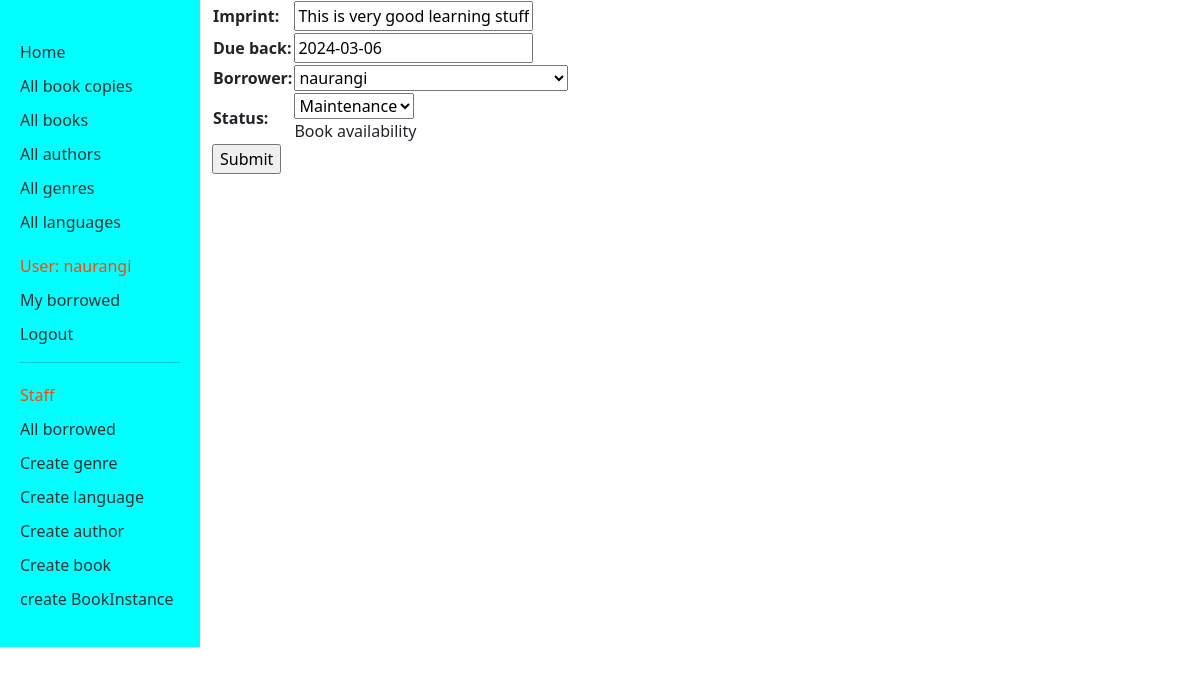
Page /catalog/bookinstance/d0f520da-5b27-47b8-87d4-840422eba436/update/ (signed in) on the committed database.
### catalog/models.py (models this page shows, shortened)
class BookInstance(models.Model):
    id = models.UUIDField(primary_key=True, default=uuid.uuid4,
                          help_text="Unique ID for this particular book across whole library")
    book = models.ForeignKey('Book', on_delete=models.RESTRICT, null=True)
    imprint = models.CharField(max_length=200)
    due_back = models.DateField(null=True, blank=True)
    borrower = models.ForeignKey(
        settings.AUTH_USER_MODEL, on_delete=models.SET_NULL, null=True, blank=True)
    LOAN_STATUS = (
        ('d', 'Maintenance'),
        ('o', 'On loan'),
        ('a', 'Available'),
        ('r', 'Reserved'),
    )
    status = models.CharField(
        max_length=1,
        choices=LOAN_STATUS,
        blank=True,
        default='d',
        help_text='Book availability')
    class Meta:
        ordering = ['due_back']
        permissions = (("can_mark_returned", "Set book as returned"),)

### catalog/views.py (the view)
class BookInstanceUpdate(PermissionRequiredMixin, UpdateView):
    model = BookInstance
    fields = ['imprint', 'due_back', 'borrower', 'status']
    permission_required = 'catalog.change_bookinstance'

### templates/catalog/bookinstance_form.html (shortened to what this page needs)
{% extends "base_generic.html" %}
{% block content %}
<form action="" method="post">
    <table>
    {{ form.as_table }}
    </table>
    <input type="submit" value="Submit">
</form>
{% endblock %}

### templates/base_generic.html (shortened to what this page needs)
<!DOCTYPE html>
<html lang="en">
<head>
  <link href="https://cdn.jsdelivr.net/npm/bootstrap@5.3.2/dist/css/bootstrap.min.css" rel="stylesheet">
  {% load static %}
  <link rel="stylesheet" href="{% static './css/styles.css' %}">
</head>
<body>
<div class="container-fluid">
	<div class="row">
	  <div class="col-sm-2 sidebar">
	  {% block sidebar %}
	  <ul class="sidebar-nav">
		<li><a href="{% url 'index' %}">Home</a></li>
		<li><a href="{% url 'bookinstances' %}">All book copies</a></li>
		<li><a href="{% url 'books' %}">All books</a></li>
		<li><a href="{% url 'authors' %}">All authors</a></li>
		<li><a href="{% url 'genres' %}">All genres</a></li>
		<li><a href="{% url 'languages' %}">All languages</a></li>
	  </ul>
	  <ul class="sidebar-nav">
	   {% if user.is_authenticated %}
		 <li>User: {{ user.get_username }}</li>
		 <li><a href="{% url 'my-borrowed' %}">My borrowed</a></li>
		 <li><a href="{% url 'logout'%}?next={{request.path}}">Logout</a></li>
	   {% else %}
		 <li><a href="{% url 'login'%}?next={{request.path}}">Login</a></li>
	   {% endif %}
	  </ul>
	   {% if user.is_staff %}
	   <hr>
	   <ul class="sidebar-nav">
	   <li>Staff</li>
	   <li><a href="{% url 'all-borrowed' %}">All borrowed</a></li>
	   {% if perms.catalog.add_genre %}
		 <li><a href="{% url 'genre-create' %}">Create genre</a></li>
	   {% endif %}
	   {% if perms.catalog.add_genre %}
		 <li><a href="{% url 'language-create' %}">Create language</a></li>
	   {% endif %}
	   {% if perms.catalog.add_author %}
		 <li><a href="{% url 'author-create' %}">Create author</a></li>
	   {% endif %}
	   {% if perms.catalog.add_book %}
		 <li><a href="{% url 'book-create' %}">Create book</a></li>
	   {% endif %}
	   {% if perms.catalog.add_bookinstance %}
		 <li><a href="{% url 'bookinstance-create' %}">create BookInstance</a></li>
	   {% endif %}
	   </ul>
	   {% endif %}
	{% endblock %}
	  </div>
	  <div class="col-sm-10 ">
	  {% block content %}{% endblock %}
	  </div>
	</div>
</div>
</body>
</html>

### static/css/styles.css (style rules this page uses)
.sidebar-nav { margin-top: 20px; padding: 0; list-style: none; color:orangered; text-decoration:none }
.sidebar { background-color: #00FFFF; padding: 20px; }
.sidebar ul { list-style-type: none; padding: 0; }
.sidebar ul li { margin-bottom: 10px; }
.sidebar a { text-decoration: none; color: #333; }

### rows in the picture
BookInstance: imprint "This is very good learning stuff", due_back "2024-03-06", borrower "naurangi", status "Maintenance"

### other values in the picture
{{ user.get_username }} "naurangi"
